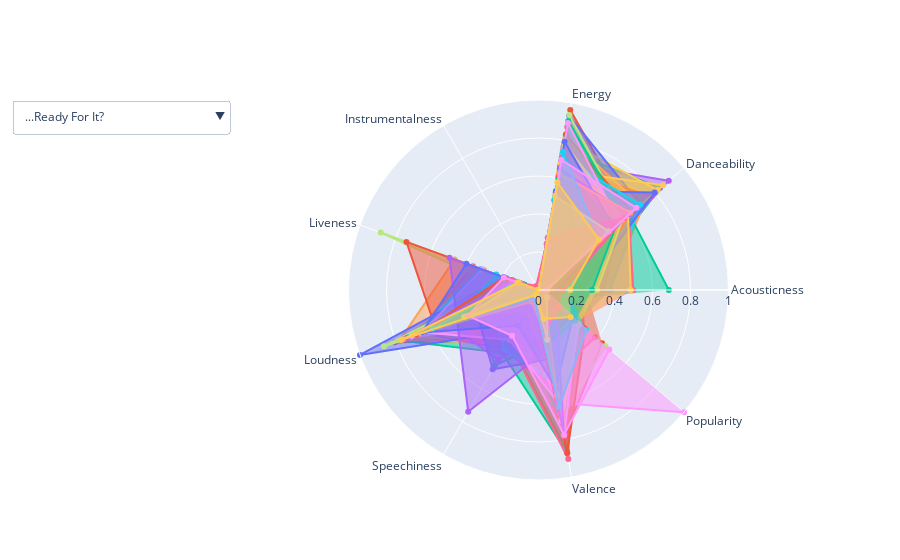

This figure's notebook cell:
### Code cell
import pandas as pd
import plotly.graph_objects as go

#susbset the data bb1 first 50 rows
data = bb3.head(50)



# Normalize Loudness as its scale is different
data['Loudness'] = (data['Loudness'] - data['Loudness'].min()) / (data['Loudness'].max() - data['Loudness'].min())

# Categories for the radar chart
categories = ['Acousticness', 'Danceability', 'Energy', 'Instrumentalness', 'Liveness', 'Loudness', 'Speechiness', 'Valence']

# Initialize the figure
fig = go.Figure()

# Add a trace for each song
for i in range(len(data)):
    song = data.iloc[i]
    values = [song['Acousticness'], song['Danceability'], song['Energy'], song['Instrumentalness'],
              song['Liveness'], song['Loudness'], song['Speechiness'], song['Valence']]
    fig.add_trace(go.Scatterpolar(
        r=values,
        theta=categories,
        fill='toself',
        name=song['Name']
    ))

# Create a dropdown menu
dropdown_buttons = [
    {'label': song['Name'], 'method': 'update', 'args': [{'visible': [i==j for j in range(len(data))]}, {'title': song['Name']}]}
    for i, song in data.iterrows()
]

# Update the layout
fig.update_layout(
    updatemenus=[{'buttons': dropdown_buttons, 'direction': 'down', 'showactive': True}],
    polar=dict(radialaxis=dict(visible=True, range=[0, 1])),
    showlegend=False
)

# Show the figure
fig.show()
